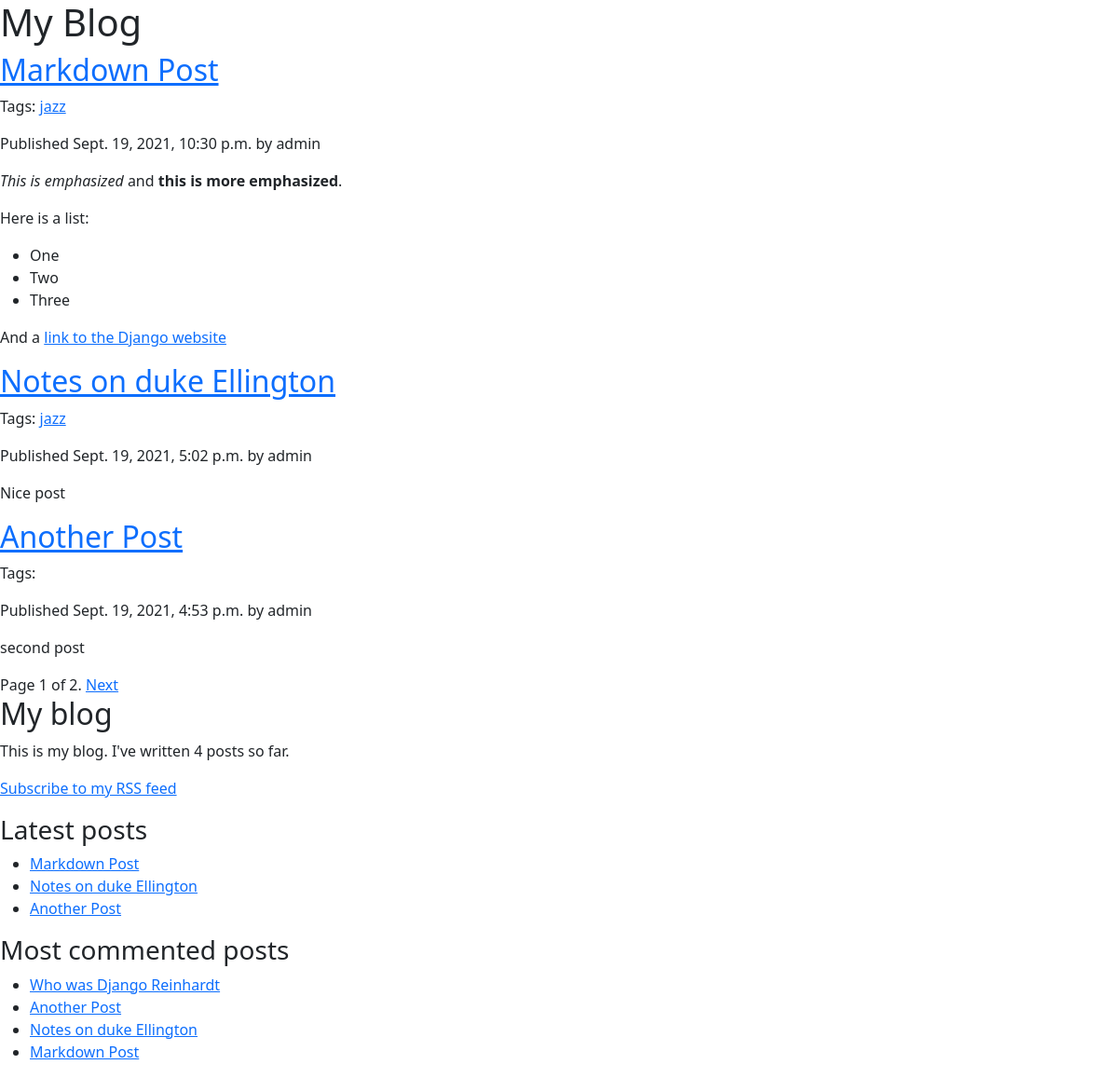
The page / on the database its author committed.
### blog/models.py (models this page shows, shortened)
class Post(models.Model):
    STATUS_CHOICES = (
         ('draft', 'Draft'),
         ('published', 'Published'),
    )
    title = models.CharField(max_length=250)
    slug = models.SlugField(max_length=250,
                            unique_for_date='publish')
    author = models.ForeignKey(User,
                            on_delete=models.CASCADE,
                            related_name='blog_posts')
    body = models.TextField()
    publish = models.DateTimeField(default=timezone.now)
    created = models.DateTimeField(auto_now_add=True)
    updated = models.DateTimeField(auto_now=True)
    status = models.CharField(max_length=10,
                              choices=STATUS_CHOICES,
                              default='draft')
    objects = models.Manager() # The default manager.
    published = PublishedManager() # Our custom manager
    tags = TaggableManager()
    class Meta:
        ordering = ('-publish',)
    def get_absolute_url(self):
        return reverse('blog:post_detail',
                        args=[self.publish.year,
                              self.publish.month,
                              self.publish.day, self.slug])

### blog/views.py (the view)
# urls.py: path('', views.post_list, name='post_list'),
def post_list(request, tag_slug=None):
    object_list = Post.published.all()
    tag = None
    if tag_slug:
        tag = get_object_or_404(Tag, slug=tag_slug)
        object_list = object_list.filter(tags__in=[tag])
    paginator = Paginator(object_list, 3) # 3 posts in each page
    page = request.GET.get('page')
    try:
        posts = paginator.page(page)
    except PageNotAnInteger:
        posts = paginator.page(1)
    except EmptyPage:
        posts = paginator.page(paginator.num_pages)
    return render(request,
                 'blog/post/list.html',
                 {'page': page,
                  'posts': posts,
                  'tag': tag})

### blog/models.py (called while the page is built)
    def get_queryset(self):
        return super(PublishedManager,
                     self).get_queryset()\
                           .filter(status='published')

### blog/templatetags/blog_tags.py (called while the page is built)
@register.simple_tag
def total_posts():
    return Post.published.count()

@register.inclusion_tag('blog/post/latest_posts.html')
def show_latest_posts(count=5):
    latest_posts = Post.published.order_by('-publish')[:count]
    return {'latest_posts': latest_posts}

@register.simple_tag
def get_most_commented_posts(count=5):
    return Post.published.annotate(
               total_comments=Count('comments')
            ).order_by('-total_comments')[:count]

@register.filter(name='markdown')
def markdown_format(text):
    return mark_safe(markdown.markdown(text))

### blog/templates/blog/post/list.html (shortened to what this page needs)
{% extends "blog/base.html" %}
{% load blog_tags %}
{% block content %}
  <h1>My Blog</h1>
  {% for post in posts %}
    <h2>
      <a href="{{ post.get_absolute_url }}">
        {{ post.title }}
      </a>
    </h2>
    <p class="tags">
      Tags:
      {% for tag in post.tags.all %}
        <a href="{% url "blog:post_list_by_tag" tag.slug %}">
          {{ tag.name }}
        </a>
      {% endfor %}
    </p>
    <p class="date">
       Published {{ post.publish }} by {{ post.author }}
    </p>
    {{ post.body|markdown|truncatewords_html:30 }}
  {% endfor %}
  {% include "pagination.html" with page=posts %}
{% endblock %}

### blog/templates/blog/base.html (shortened to what this page needs)
{% load blog_tags %}
{% load static %}
<!DOCTYPE html>
<html>
<head>
   <link href="{% static 'css/blog.css' %}" rel="stylesheet">
</head>
<body>
   <div id="content">
     {% block content %}
     {% endblock %}
   </div>
   <div id="sidebar">
     <h2>My blog</h2>
     <p>This is my blog. I've written {% total_posts %} posts so far.</p>
     <p>
       <a href="{% url "blog:post_feed" %}">Subscribe to my RSS feed</a>
     </p>
     <h3>Latest posts</h3>
     {% show_latest_posts 3 %}
     <h3>Most commented posts</h3>
     {% get_most_commented_posts as most_commented_posts %}
     <ul>
        {% for post in most_commented_posts %}
          <li>
            <a href="{{ post.get_absolute_url }}">{{ post.title }}</a>
          </li>
        {% endfor %}
     </ul>
   </div>
</body>
</html>

### blog/templates/blog/post/latest_posts.html
<ul>
    {% for post in latest_posts %}
      <li>
         <a href="{{ post.get_absolute_url }}">{{ post.title }}</a>
      </li>
    {% endfor %}
</ul>

### rows shown on the page
Post: title "Markdown Post", publish "Sept. 19, 2021, 10:30 p.m.", author "admin", body "This is emphasized and this is more emphasized . Here is a list: One Two Three And a link to the Django website"
Tag: name "jazz"
Post: title "Notes on duke Ellington", publish "Sept. 19, 2021, 5:02 p.m.", author "admin", body "Nice post"
Post: title "Another Post", publish "Sept. 19, 2021, 4:53 p.m.", author "admin", body "second post"
Post: title "Who was Django Reinhardt"

### other values the page prints
{{ page.number }} "1"
{{ page.paginator.num_pages }} "2"
